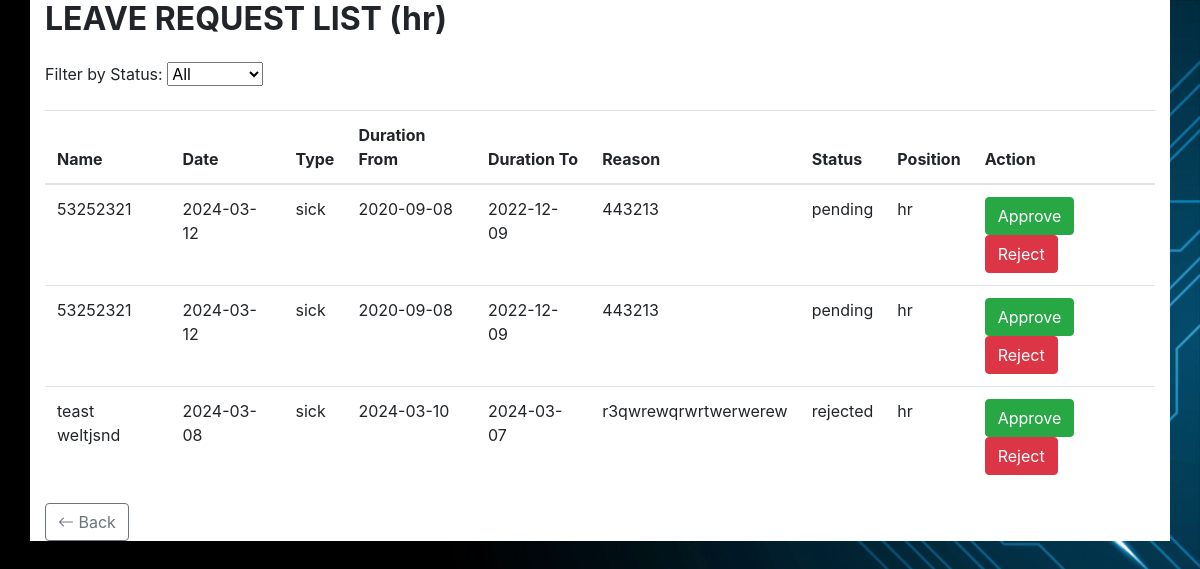
The page /leave_list.php (signed in) on the database its author committed.
### tables this page shows
CREATE TABLE `employee` (
  `id` int(3) NOT NULL,
  `position` varchar(255) DEFAULT NULL,
  `email` varchar(255) NOT NULL,
  `status` varchar(255) DEFAULT NULL,
  `time_in` datetime DEFAULT NULL,
  `time_out` datetime DEFAULT NULL,
  `password` varchar(255) NOT NULL,
  `contact_number` varchar(255) NOT NULL,
  `last_name` varchar(255) NOT NULL,
  `first_name` varchar(255) NOT NULL
);

CREATE TABLE `file_leave` (
  `id` int(11) NOT NULL,
  `name` varchar(255) DEFAULT NULL,
  `date` date DEFAULT NULL,
  `type` varchar(255) DEFAULT NULL,
  `duration_from` date DEFAULT NULL,
  `duration_to` date DEFAULT NULL,
  `reason` text DEFAULT NULL,
  `status` varchar(255) DEFAULT 'pending',
  `position` varchar(255) NOT NULL DEFAULT 'supervisor',
  `current_position` varchar(255) DEFAULT NULL
);

### leave_list.php (the view, shortened to what this page needs)
<?php
include 'db_connection.php';
$user_id = $_SESSION['user_id'];
$query = "SELECT position FROM employee WHERE id = $user_id";
$result = $conn->query($query);
if ($result->num_rows > 0) {
    $user = $result->fetch_assoc();
    $userPosition = $user['position'];
    $statusFilter = isset($_GET['status']) ? $_GET['status'] : 'all';
    $sql = "SELECT * FROM file_leave WHERE 1";
    if (strcasecmp($userPosition, 'HR') === 0) {
        $sql .= " AND (position = ? OR position = 'HR')";
    } else {
        $sql .= " AND position = ?";
    }
    $stmt = $conn->prepare($sql);
    if ($userPosition !== 'Super Admin') {
        if ($statusFilter !== 'all' && $statusFilter !== 'rejected') {
            $stmt->bind_param("ss", $userPosition, $statusFilter);
        } else {
            $stmt->bind_param("s", $userPosition);
        }
    } else {
        if ($statusFilter !== 'all' && $statusFilter !== 'rejected') {
            $stmt->bind_param("s", $statusFilter);
        }
    }
    $stmt->execute();
    $result = $stmt->get_result();
    $leaveRequests = [];
    if ($result->num_rows > 0) {
        while ($row = $result->fetch_assoc()) {
            $leaveRequests[] = $row;
        }
    }
} else {
    header('Location: login.php');
    exit();
}
?>
<!DOCTYPE html>
<html lang="en">
<head>
    <link rel="stylesheet" href="https://stackpath.bootstrapcdn.com/bootstrap/4.3.1/css/bootstrap.min.css">
    <link rel="stylesheet" href="c3e_style.css">
</head>
<body>
<div class="container" id="leaveListContainer" style="background-color: white;">
    <h2 class="mb-4"><b>LEAVE REQUEST LIST (<?php echo $userPosition; ?>)</b></h2>
    <div class="mb-3">
        <label for="statusFilter">Filter by Status:</label>
        <select id="statusFilter" name="status" onchange="applyStatusFilter(this.value)">
            <option value="all" <?php echo ($statusFilter === 'all') ? 'selected' : ''; ?>>All</option>
        </select>
    </div>
    <?php if (!empty($leaveRequests)) : ?>
        <table class="table">
            <thead>
                <tr>
                    <th>Name</th>
                    <th>Date</th>
                    <th>Type</th>
                    <th>Duration From</th>
                    <th>Duration To</th>
                    <th>Reason</th>
                    <th>Status</th>
                    <th>Position</th>
                    <?php if (strcasecmp($userPosition, 'HR') === 0 || strcasecmp($userPosition, 'Super Admin') === 0) : ?>
                        <th>Action</th>
                    <?php endif; ?>
                </tr>
            </thead>
            <tbody>
                <?php foreach ($leaveRequests as $request) : ?>
                    <tr>
                        <td><?php echo $request['name']; ?></td>
                        <td><?php echo $request['date']; ?></td>
                        <td><?php echo $request['type']; ?></td>
                        <td><?php echo $request['duration_from']; ?></td>
                        <td><?php echo $request['duration_to']; ?></td>
                        <td><?php echo $request['reason']; ?></td>
                        <td><?php echo $request['status']; ?></td>
                        <td><?php echo $request['position']; ?></td>
                        <?php if (strcasecmp($userPosition, 'HR') === 0 || strcasecmp($userPosition, 'Super Admin') === 0) : ?>
                            <td>
                                <button class="btn btn-success" onclick="approveLeave(<?php echo $request['id']; ?>, 'Super Admin')">Approve</button>
                                <button class="btn btn-danger" onclick="rejectLeave(<?php echo $request['id']; ?>, <?php echo '\'' . $userPosition . '\'';?>)">Reject</button>
                            </td>
                        <?php endif; ?>
                    </tr>
                <?php endforeach; ?>
            </tbody>
        </table>
    <?php else : ?>
        <p>No leave requests found for <?php echo $userPosition; ?>.</p>
    <?php endif; ?>
    <a href="#" onclick="history.back();" class="btn btn-outline-secondary"><i class="bi bi-arrow-left"></i> Back</a>
</div>
<link rel="stylesheet" href="https://cdn.jsdelivr.net/npm/bootstrap-icons@1.18.0/font/bootstrap-icons.css">
</body>
</html>

### c3e_style.css (style rules this page uses)
body { background-image: url('img/wallpaper2.png'); background-repeat: no-repeat; background-size: 100% auto; }

### rows shown on the page
employee: position "hr"
file_leave: name "53252321", date "2024-03-12", type "sick", duration_from "2020-09-08", duration_to "2022-12-09", reason "443213", status "pending", position "hr"
file_leave: name "53252321", date "2024-03-12", type "sick", duration_from "2020-09-08", duration_to "2022-12-09", reason "443213", status "pending", position "hr"
file_leave: name "teast weltjsnd", date "2024-03-08", type "sick", duration_from "2024-03-10", duration_to "2024-03-07", reason "r3qwrewqrwrtwerwerew", status "rejected", position "hr"
